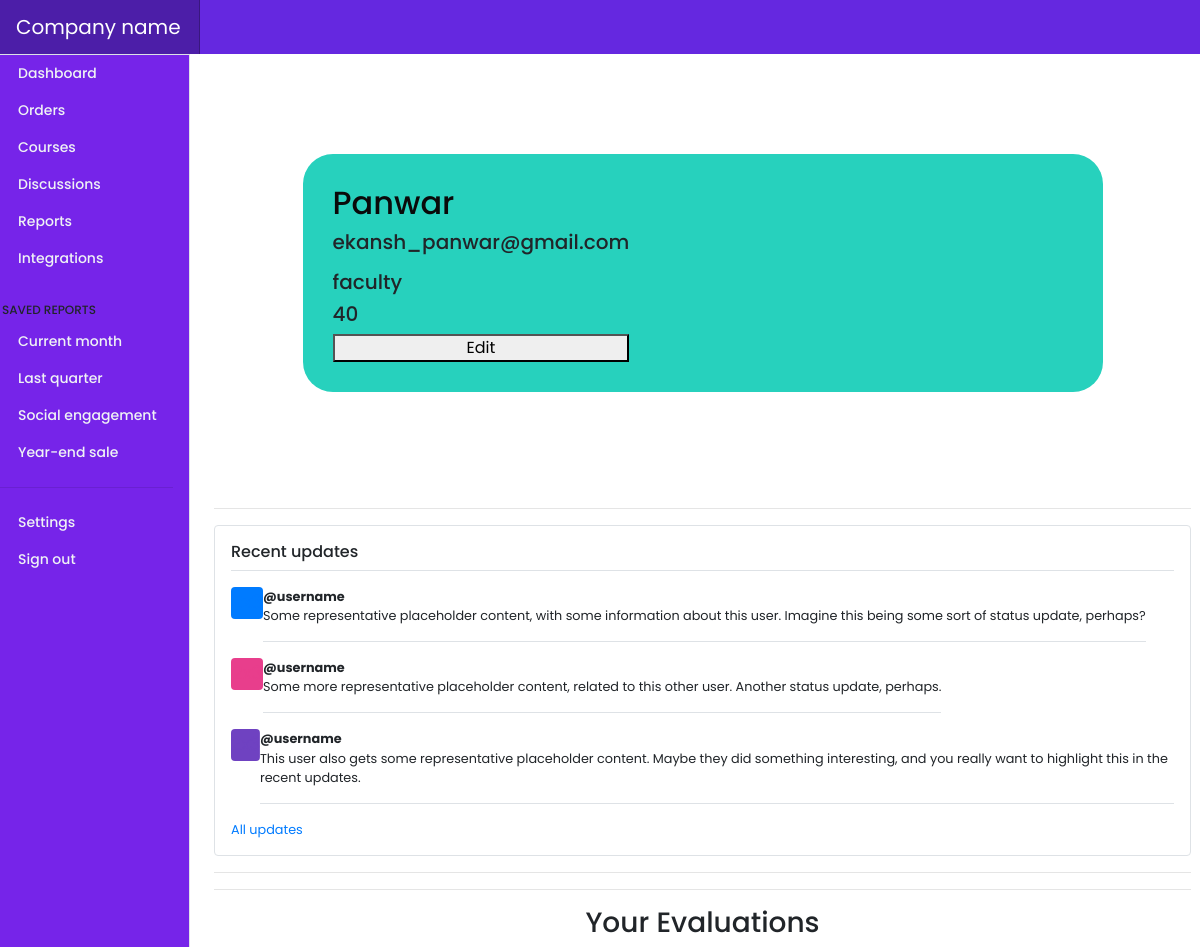
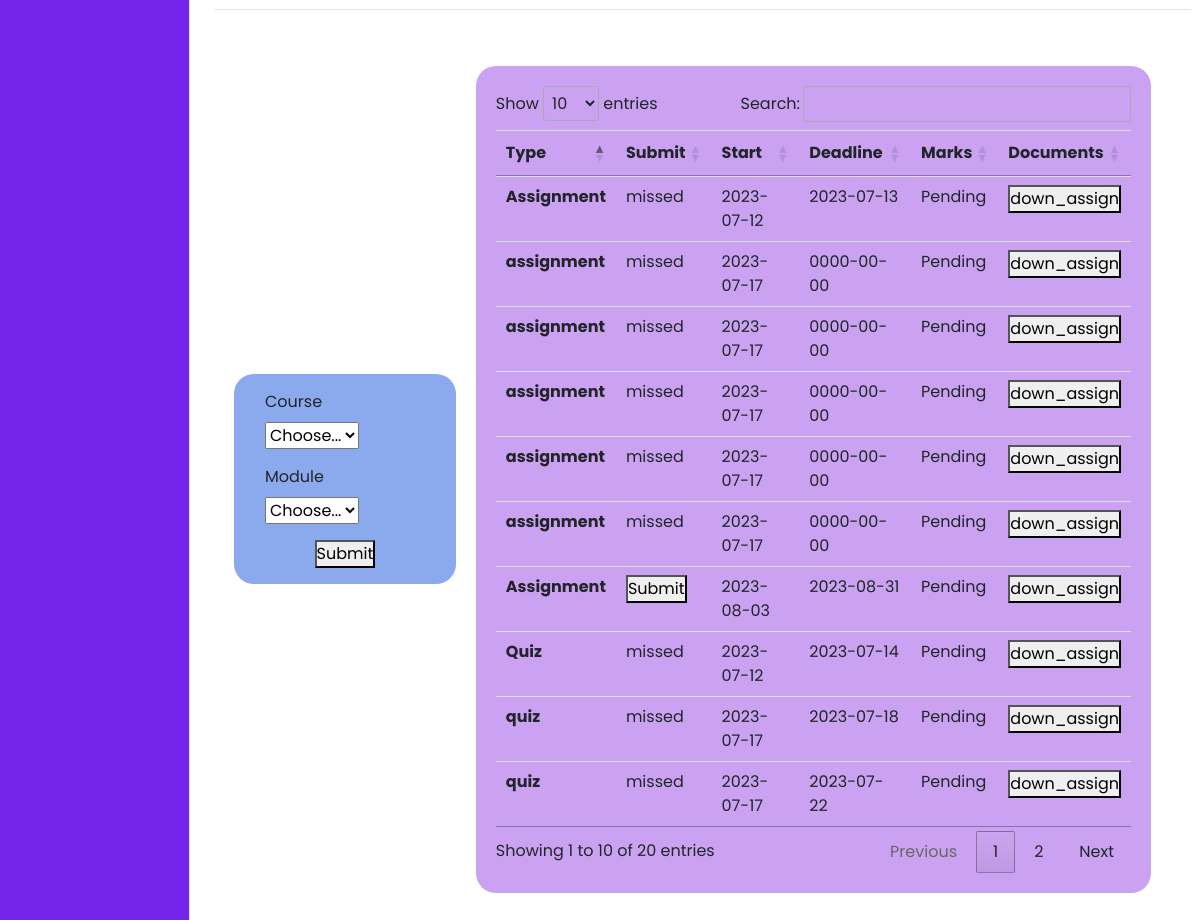
Page /student.php (signed in) on the committed database (2 pictures, top to bottom).
### tables this page shows
CREATE TABLE `profile` (
  `uid` int(150) NOT NULL,
  `first_name` varchar(150) NOT NULL,
  `last_name` varchar(150) NOT NULL,
  `username` varchar(150) NOT NULL,
  `email` varchar(150) NOT NULL,
  `password` varchar(150) NOT NULL,
  `location` varchar(200) NOT NULL DEFAULT 'India',
  `role` varchar(100) NOT NULL DEFAULT 'guest',
  `mobile_no` varchar(100) DEFAULT NULL,
  `profile_photo` varchar(300) NOT NULL DEFAULT 'avatar.jpg'
);

CREATE TABLE `evaluation` (
  `course` int(150) NOT NULL,
  `module` int(150) NOT NULL,
  `eid` int(150) NOT NULL,
  `type` varchar(150) NOT NULL,
  `start_date` date NOT NULL DEFAULT current_timestamp(),
  `deadline` date NOT NULL,
  `documents` varchar(150) NOT NULL,
  `marks` int(11) NOT NULL
);

### student.php (the view, shortened to what this page needs)
<?php
require "dbconnect.php";
$user = $_SESSION['username'];
$sql = "Select * from profile where username = '$user'";
$data = mysqli_query($conn, $sql);
$prof = mysqli_fetch_assoc($data);
?>
<!DOCTYPE html>
<html>
<head>
    <link rel="stylesheet" href="https://maxcdn.bootstrapcdn.com/bootstrap/4.0.0/css/bootstrap.min.css">
    <link rel="stylesheet" href="//cdn.datatables.net/1.13.4/css/jquery.dataTables.min.css">
    <link rel="stylesheet" href="./files/css/font.css">
</head>
<body>
    <?php include "./fixed_assets/navbar.php"; ?>
    <div class="container1">
        <div class="profile">
            <h2><?php echo $_SESSION['username'] ?></h2>
            <h5> <?php echo $prof['email'] ?> </h5>
            <h5> <?php echo $prof['role'] ?></h5>
            <h5> <?php echo $prof['uid'] ?></h5>
            <button class="edit" id="<?php echo $prof['uid']; ?>" href="/edit">Edit</button>
        </div>
    </div>
    <hr>
     <div class="my-3 p-3 bg-body border rounded shadow-sm">
        <h6 class="border-bottom pb-2 mb-0">Recent updates</h6>
        <div class="d-flex text-body-secondary pt-3">
          <svg class="bd-placeholder-img flex-shrink-0 me-2 rounded" width="32" height="32" xmlns="http://www.w3.org/2000/svg" role="img" aria-label="Placeholder: 32x32" preserveAspectRatio="xMidYMid slice" focusable="false"><title>Placeholder</title><rect width="100%" height="100%" fill="#007bff"/><text x="50%" y="50%" fill="#007bff" dy=".3em">32x32</text></svg>
          <p class="pb-3 mb-0 small lh-sm border-bottom">
            <strong class="d-block text-gray-dark">@username</strong>
            Some representative placeholder content, with some information about this user. Imagine this being some sort of status update, perhaps?
          </p>
        </div>
        <div class="d-flex text-body-secondary pt-3">
          <svg class="bd-placeholder-img flex-shrink-0 me-2 rounded" width="32" height="32" xmlns="http://www.w3.org/2000/svg" role="img" aria-label="Placeholder: 32x32" preserveAspectRatio="xMidYMid slice" focusable="false"><title>Placeholder</title><rect width="100%" height="100%" fill="#e83e8c"/><text x="50%" y="50%" fill="#e83e8c" dy=".3em">32x32</text></svg>
          <p class="pb-3 mb-0 small lh-sm border-bottom">
            <strong class="d-block text-gray-dark">@username</strong>
            Some more representative placeholder content, related to this other user. Another status update, perhaps.
          </p>
        </div>
        <div class="d-flex text-body-secondary pt-3">
          <svg class="bd-placeholder-img flex-shrink-0 me-2 rounded" width="32" height="32" xmlns="http://www.w3.org/2000/svg" role="img" aria-label="Placeholder: 32x32" preserveAspectRatio="xMidYMid slice" focusable="false"><title>Placeholder</title><rect width="100%" height="100%" fill="#6f42c1"/><text x="50%" y="50%" fill="#6f42c1" dy=".3em">32x32</text></svg>
          <p class="pb-3 mb-0 small lh-sm border-bottom">
            <strong class="d-block text-gray-dark">@username</strong>
            This user also gets some representative placeholder content. Maybe they did something interesting, and you really want to highlight this in the recent updates.
          </p>
        </div>
        <small class="d-block text-end mt-3">
          <a href="#">All updates</a>
        </small>
      </div>
    <hr>
    <hr>
    <center>
        <h3>Your Evaluations</h3>
    </center>
    <hr>
    <div class="check" style="display: flex; padding:20px">
        <div class="container1  p-3 float-right" style="width: 300px; margin:auto; background-color: #8ba9ed; border-radius: 20px;">
            <form action="/Php_Learning/student.php" method="POST" enctype="multipart/form-data">
                <div class="col-md-6">
                    <label for="courses" class="form-label">Course</label>
                    <select id="courses" name="courses" class="form-select">
                        <option selected disabled>Choose...</option>
                    </select>
                </div>
                <div class="col-md-6 py-3">
                    <label for="modules" class="form-label">Module</label>
                    <select id="modules" name="modules" class="form-select">
                        <option selected>Choose...</option>;
                    </select>
                </div>
                <center>
                    <button type="submit" name="eval_select" id="eval_select">Submit</button>
                </center>
            </form>
        </div>
        <div class="container" style="border: hidden ; border-radius: 20px; padding:20px; margin:20px; background-color: #caa2f1;">
            <table class="table " id="myTable">
                <thead>
                    <tr>
                        <th scope="col">Type</th>
                        <th scope="col">Submit</th>
                        <th scope="col">Start</th>
                        <th scope="col">Deadline</th>
                        <th scope="col">Marks</th>
                        <th scope="col">Documents</th>
                    </tr>
                </thead>
                <tbody>
                    <?php
                    if ($_SERVER["REQUEST_METHOD"] == 'POST') {
                        echo "Quiz";
                        if (isset($_POST['eval_select'])) {
                            $course = $_POST['courses'];
                            $module = $_POST['modules'];
                            $user = $_SESSION['uid'];
                            $sql = "Select * from evaluation where course='$course' AND module='$module'";
                            $data = mysqli_query($conn, $sql);
                        }
                    } else {
                        $user = $_SESSION['uid'];
                        $sql = "Select * from evaluation";
                        $data = mysqli_query($conn, $sql);
                    }
                    $currentDate = date('Y-m-d');
                    while ($prof = mysqli_fetch_assoc($data)) {
                        $sql5 = "Select * from marks where student_id='$user' and eid='" . $prof['eid'] . "'";
                        $data5 = mysqli_query($conn, $sql5);
                        $marks = mysqli_fetch_assoc($data5);
                        echo " <tr>
                                <th scope='row'>" . $prof['type'] . " </th>";
                        if ($prof['deadline'] > $currentDate || (isset($marks['action']) && $marks['action'] == 'submitted')) {
                            if ($prof['type'] == 'Assignment') {
                                if (isset($marks['action']) && $marks['action'] == 'submitted') {
                                    echo "<td>" . $marks['action'] . "</td>";
                                } else {
                                    echo  "<td>  <button class='assign' id= '" . $prof['eid'] . "' href='/edit'>Submit</button> </td>";
                                }
                            } else {
                                if (isset($marks['action']) && $marks['action'] == 'submitted') {
                                    echo "<td>" . $marks['action'] . "</td>";
                                } else {
                                    echo  "<td>  <button class='quiz' id= '" . $prof['eid'] . "' href='/edit'>Submit</button> </td>";
                                }
                            }
                        } else {
                            echo    "<td> missed</td>";
                        }
                        echo    "<td>" . $prof['start_date'] . "</td>
                                <td>" . $prof['deadline'] . "</td>";
                        if (isset($marks['marks'])) {
                            echo "<td>" . $marks['marks'] . "</td>";
                        } else {
                            echo "<td>Pending</td>";
                        }
                        echo " <td>  <button class='down_assign' id= '" . $prof['eid'] . "' href='/edit'>down_assign</button> </td>
                                </tr>";
                    }
                    ?>
                </tbody>
            </table>
        </div>
    </div>
</body>
</html>

### student.php (style rules this page uses)
body { background-color: white; font-family: "Nunito", sans-serif; }
.container1 { padding: 100px 0; }
.profile { max-width: 800px; margin: 0 auto; background-color: #b073ed; background-color: #27d1bd; padding: 30px; border-radius: 30px; position: relative; display: grid; justify-content: start; }
h2 { color: #0a0a0a; }
p { color: rgba(#0a0a0a, 0.8) }

### fixed_assets/navbar.php (style rules this page uses)
.bd-placeholder-img { font-size: 1.125rem; text-anchor: middle; -webkit-user-select: none; -moz-user-select: none; user-select: none; }

### rows in the picture
profile: email "ekansh_panwar@gmail.com", role "faculty", uid "40"
evaluation: type "Assignment", shows "missed", start_date "2023-07-12", deadline "2023-07-13"
evaluation: type "Quiz", shows "missed", start_date "2023-07-12", deadline "2023-07-14"
evaluation: type "quiz", shows "missed", start_date "2023-07-17", deadline "2023-07-18"
evaluation: type "assignment", shows "missed", start_date "2023-07-17", deadline "0000-00-00"
evaluation: type "assignment", shows "missed", start_date "2023-07-17", deadline "0000-00-00"
evaluation: type "assignment", shows "missed", start_date "2023-07-17", deadline "0000-00-00"
evaluation: type "quiz", shows "missed", start_date "2023-07-17", deadline "2023-07-22"
evaluation: type "assignment", shows "missed", start_date "2023-07-17", deadline "0000-00-00"
evaluation: type "assignment", shows "missed", start_date "2023-07-17", deadline "0000-00-00"
evaluation: type "Assignment", start_date "2023-08-03", deadline "2023-08-31"

### other values in the picture
$_SESSION['username'] "Panwar"
